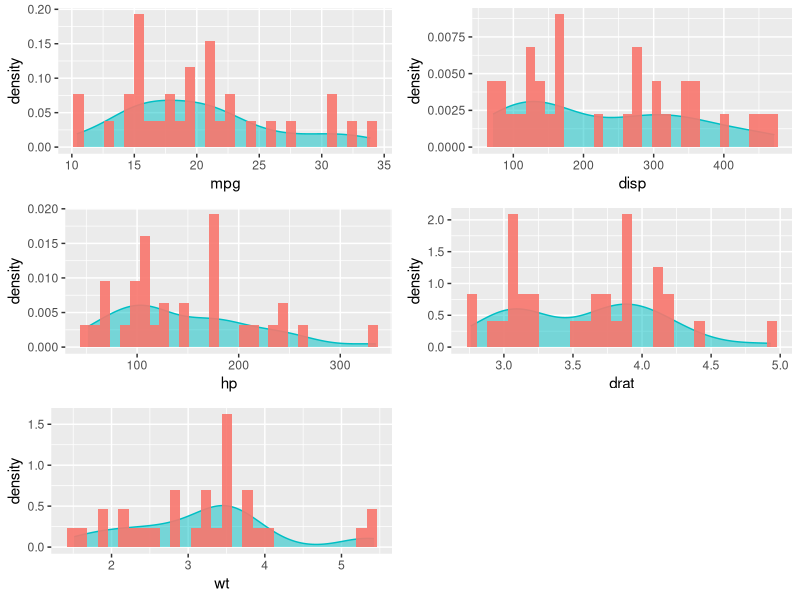
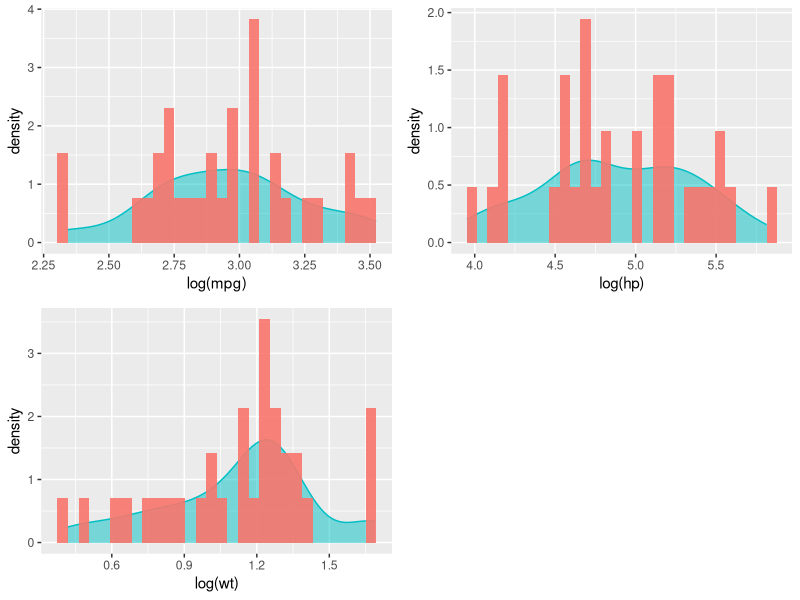
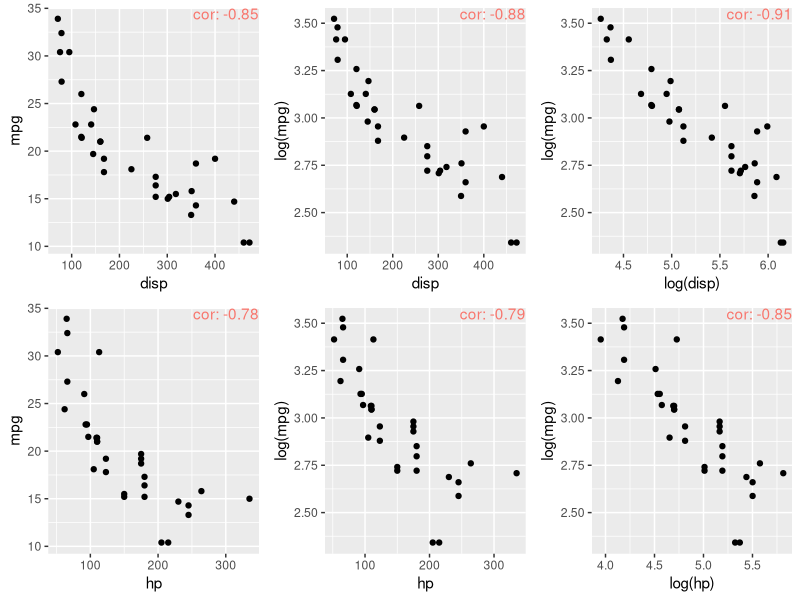
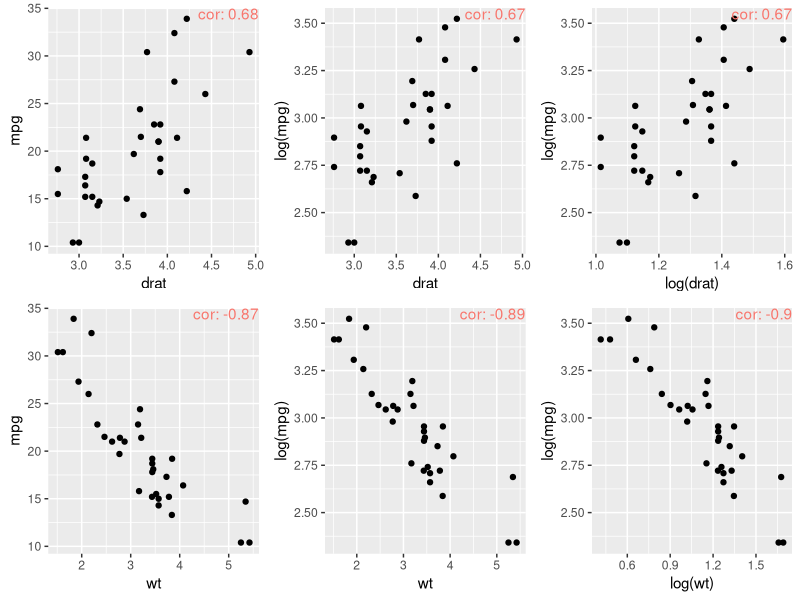
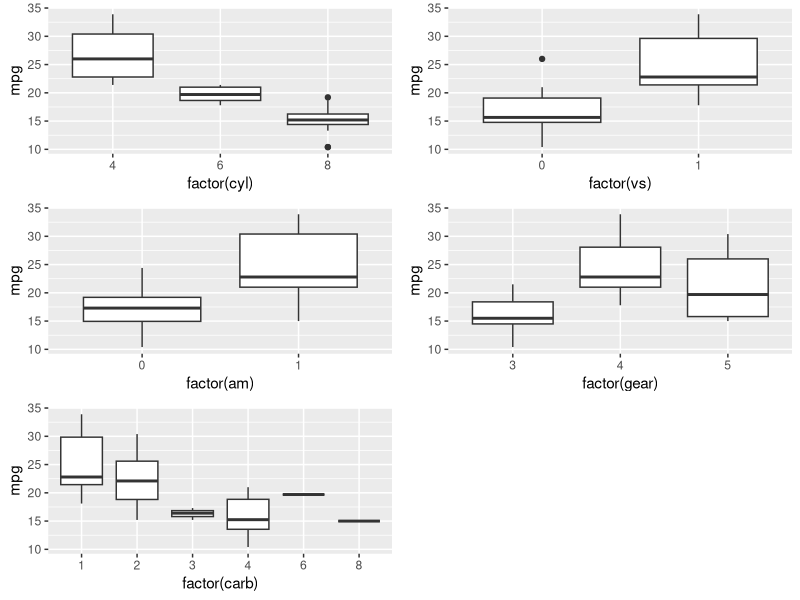

Here is the R script that generated these plots, in order:
## ---- chunk 1
str(mtcars)
## ---- chunk 2
mtcars$am <- factor(mtcars$am)
rownames(mtcars)
## ---- chunk 3
library(ggplot2)
library(gridExtra)

plot_1 <- ggplot(mtcars, aes(x = mpg, fill  = I("#F8766D"))) +
                geom_density(fill = I("#00BFC4"), col = "#00BFC4", alpha = 0.5) +
                geom_histogram(aes(y = ..density..), alpha = 0.9)

plot_2 <- ggplot(mtcars, aes(x = disp, fill  = I("#F8766D"))) +
                geom_density(fill = I("#00BFC4"), col = "#00BFC4", alpha = 0.5) +
                geom_histogram(aes(y = ..density..), alpha = 0.9)

plot_3 <- ggplot(mtcars, aes(x = hp, fill  = I("#F8766D"))) +
                geom_density(fill = I("#00BFC4"), col = "#00BFC4", alpha = 0.5) +
                geom_histogram(aes(y = ..density..), alpha = 0.9)

plot_4 <- ggplot(mtcars, aes(x = drat, fill  = I("#F8766D"))) +
                geom_density(fill = I("#00BFC4"), col = "#00BFC4", alpha = 0.5) +
                geom_histogram(aes(y = ..density..), alpha = 0.9)

plot_5 <- ggplot(mtcars, aes(x = wt, fill  = I("#F8766D"))) +
                geom_density(fill = I("#00BFC4"), col = "#00BFC4", alpha = 0.5) +
                geom_histogram(aes(y = ..density..), alpha = 0.9)

grid.arrange(plot_1, plot_2, plot_3, plot_4, plot_5, ncol = 2)
## ---- chunk 4
plot_6 <- ggplot(mtcars, aes(x = log(mpg), fill  = I("#F8766D"))) +
                geom_density(fill = I("#00BFC4"), col = "#00BFC4", alpha = 0.5) +
                geom_histogram(aes(y = ..density..), alpha = 0.9)

plot_7 <- ggplot(mtcars, aes(x = log(hp), fill  = I("#F8766D"))) +
                geom_density(fill = I("#00BFC4"), col = "#00BFC4", alpha = 0.5) +
                geom_histogram(aes(y = ..density..), alpha = 0.9)

plot_8 <- ggplot(mtcars, aes(x = log(wt), fill  = I("#F8766D"))) +
                geom_density(fill = I("#00BFC4"), col = "#00BFC4", alpha = 0.5) +
                geom_histogram(aes(y = ..density..), alpha = 0.9)

grid.arrange(plot_6, plot_7, plot_8, ncol = 2)
## ---- chunk 5
var_names <- c("disp", "hp")
plot_list <- list()
for(i in var_names){
       temp_plot <- ggplot(mtcars, aes_string(x = i)) +
                        geom_point(aes(y = mpg)) +
                        annotate("text", x=Inf, y = Inf,
                                label = paste0("cor: ", 
                                        round(cor(mtcars[,i], mtcars$mpg), 2)),
                                vjust=1, hjust=1, col = "#F8766D")
       temp_plot2 <- ggplot(mtcars, aes_string(x = i)) +
                        geom_point(aes(y = log(mpg))) +
                        annotate("text", x=Inf, y = Inf,
                                label = paste0("cor: ", 
                                        round(cor(mtcars[,i], log(mtcars$mpg)), 2)),
                                vjust=1, hjust=1, col = "#F8766D")
       temp_plot3 <- ggplot(mtcars, aes_string(x = sprintf("log(%s)", i))) +
                        geom_point(aes(y = log(mpg))) +
                        annotate("text", x=Inf, y = Inf,
                                label = paste0("cor: ", 
                                        round(cor(log(mtcars[,i]), log(mtcars$mpg)), 2)),
                                vjust=1, hjust=1, col = "#F8766D")
       plot_list[[paste0(i, 1)]] <- temp_plot
       plot_list[[paste0(i, 2)]] <- temp_plot2
       plot_list[[paste0(i, 3)]] <- temp_plot3
}
grid.arrange(grobs = plot_list, ncol = 3)
## ---- chunk 6
var_names2 <- c("drat", "wt")
plot_list2 <- list()
for(i in var_names2){
       temp_plot <- ggplot(mtcars, aes_string(x = i)) +
                        geom_point(aes(y = mpg)) +
                        annotate("text", x=Inf, y = Inf,
                                label = paste0("cor: ", 
                                        round(cor(mtcars[,i], mtcars$mpg), 2)),
                                vjust=1, hjust=1, col = "#F8766D")
       temp_plot2 <- ggplot(mtcars, aes_string(x = i)) +
                        geom_point(aes(y = log(mpg))) +
                        annotate("text", x=Inf, y = Inf,
                                label = paste0("cor: ", 
                                        round(cor(mtcars[,i], log(mtcars$mpg)), 2)),
                                vjust=1, hjust=1, col = "#F8766D")
       temp_plot3 <- ggplot(mtcars, aes_string(x = sprintf("log(%s)", i))) +
                        geom_point(aes(y = log(mpg))) +
                        annotate("text", x=Inf, y = Inf,
                                label = paste0("cor: ", 
                                        round(cor(log(mtcars[,i]), log(mtcars$mpg)), 2)),
                                vjust=1, hjust=1, col = "#F8766D")
       plot_list2[[paste0(i, 1)]] <- temp_plot
       plot_list2[[paste0(i, 2)]] <- temp_plot2
       plot_list2[[paste0(i, 3)]] <- temp_plot3
}
grid.arrange(grobs = plot_list2, ncol = 3)
## ---- chunk 7
plot_30 <- ggplot(mtcars, aes(x = factor(cyl), y = mpg)) +
                geom_boxplot()
plot_31 <- ggplot(mtcars, aes(x = factor(vs), y = mpg)) +
                geom_boxplot()
plot_32 <- ggplot(mtcars, aes(x = factor(am), y = mpg)) +
                geom_boxplot()
plot_33 <- ggplot(mtcars, aes(x = factor(gear), y = mpg)) +
                geom_boxplot()
plot_34 <- ggplot(mtcars, aes(x = factor(carb), y = mpg)) +
                geom_boxplot()
grid.arrange(plot_30, plot_31, plot_32, plot_33, plot_34, ncol = 2)
